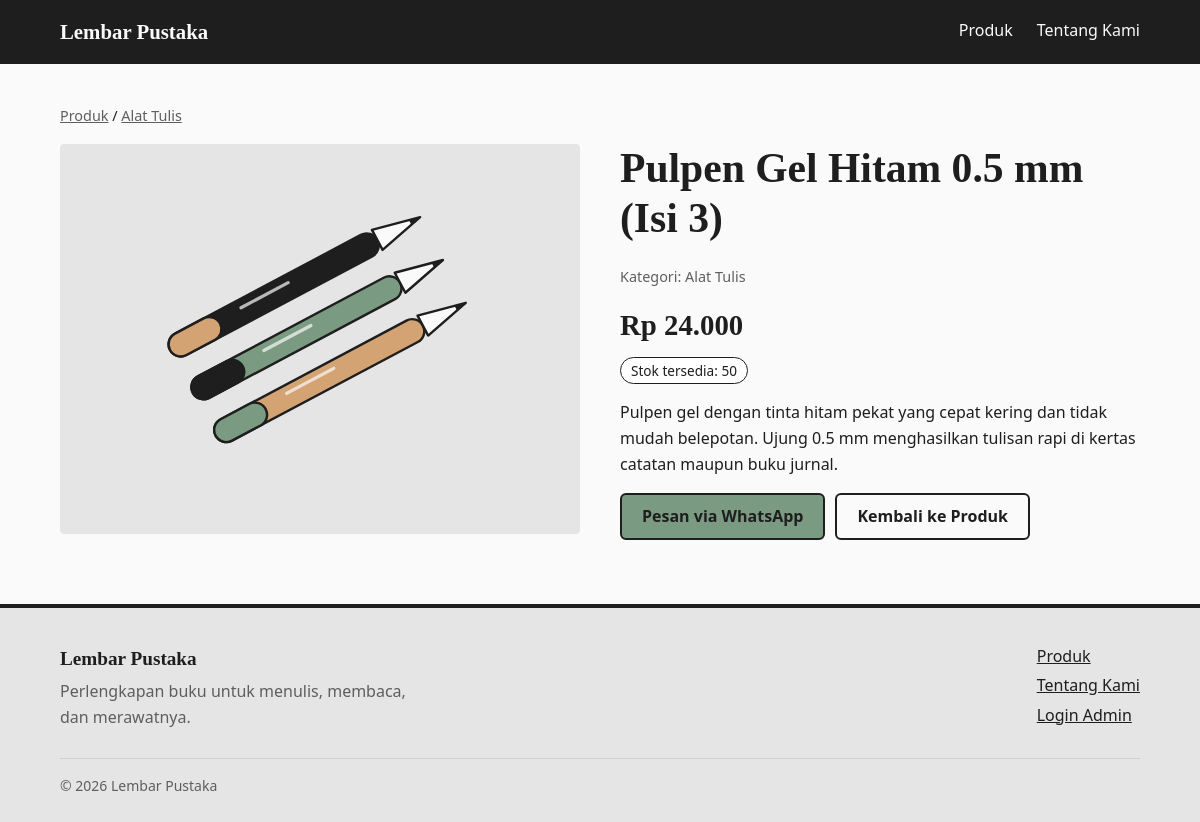
Screenshot of /detail.php?id=2 with the database file from the repository.
### tables this page shows
CREATE TABLE `produk` (
  `id` int(11) NOT NULL AUTO_INCREMENT,
  `nama` varchar(100) NOT NULL,
  `kategori` varchar(50) NOT NULL,
  `deskripsi` text NOT NULL,
  `harga` decimal(12,2) NOT NULL,
  `stok` int(11) NOT NULL DEFAULT '0',
  `gambar` varchar(255) DEFAULT NULL,
  `created_at` timestamp NOT NULL DEFAULT CURRENT_TIMESTAMP,
  PRIMARY KEY (`id`),
  KEY `kategori` (`kategori`)
);

### config/database.php (called while the page is built, shortened)
<?php
function e($teks)
{
    return htmlspecialchars((string)$teks, ENT_QUOTES, 'UTF-8');
}
function rupiah($angka)
{
    return 'Rp ' . number_format((float)$angka, 0, ',', '.');
}

### detail.php (the view, shortened to what this page needs)
<?php
require_once "config/database.php";
$id = isset($_GET['id'])
    ? (int)$_GET['id']
    : 0;
$stmt = mysqli_prepare(
    $conn,
    "SELECT * FROM produk
     WHERE id = ?"
);
mysqli_stmt_bind_param($stmt, "i", $id);
mysqli_stmt_execute($stmt);
$produk = mysqli_fetch_assoc(
    mysqli_stmt_get_result($stmt)
);
$stok = (int)$produk['stok'];
$pesan_wa = "Halo " . NAMA_TOKO . ", saya ingin memesan: "
    . $produk['nama'] . " (" . rupiah($produk['harga']) . ").";
$link_wa = "https://wa.me/" . WA_TOKO . "?text=" . rawurlencode($pesan_wa);
include "includes/header.php";
?>
<main class="container page">
    <p class="remah">
        <a href="produk.php">Produk</a>
        /
        <a href="produk.php?kategori=<?= urlencode($produk['kategori']); ?>">
            <?= e($produk['kategori']); ?>
        </a>
    </p>
    <div class="detail">
        <?php if ($produk['gambar']): ?>
            <img
                src="uploads/produk/<?= e($produk['gambar']); ?>"
                alt="<?= e($produk['nama']); ?>"
                class="product-image"
            >
        <?php else: ?>
            <div class="gambar-kosong">Tanpa gambar</div>
        <?php endif; ?>
        <div>
            <h1><?= e($produk['nama']); ?></h1>
            <p class="teks-kecil">
                Kategori: <?= e($produk['kategori']); ?>
            </p>
            <div class="harga-besar">
                <?= rupiah($produk['harga']); ?>
            </div>
            <p>
                <?php if ($stok === 0): ?>
                    <span class="badge badge-habis">Stok habis</span>
                <?php elseif ($stok <= 5): ?>
                    <span class="badge badge-menipis">
                        Sisa <?= $stok; ?>
                    </span>
                <?php else: ?>
                    <span class="badge">Stok tersedia: <?= $stok; ?></span>
                <?php endif; ?>
            </p>
            <p class="prosa">
                <?= nl2br(e($produk['deskripsi'])); ?>
            </p>
            <div class="form-aksi">
                <?php if ($stok > 0): ?>
                    <a
                        href="<?= e($link_wa); ?>"
                        class="btn"
                        target="_blank"
                        rel="noopener"
                    >
                        Pesan via WhatsApp
                    </a>
                <?php endif; ?>
                <a href="produk.php" class="btn btn-outline">
                    Kembali ke Produk
                </a>
            </div>
        </div>
    </div>
</main>
<?php include "includes/footer.php"; ?>

### assets/style.css (style rules this page uses)
:root { --bg: #FAFAFA; --ink: #1E1E1E; --sage: #7A9A82; --mustard: #D4A373; --line: #E5E5E5; --muted: #5E5E5E; --surface: #FFFFFF; --danger: #A63D2F; --font-judul: Georgia, "Times New Roman", serif; --font-isi: "Segoe UI", system-ui, -apple-system, Helvetica, Arial, sans-serif; }
* { box-sizing: border-box; }
html { -webkit-text-size-adjust: 100%; }
body { margin: 0; min-height: 100vh; display: flex; flex-direction: column; font-family: var(--font-isi); font-size: 16px; line-height: 1.6; background: var(--bg); color: var(--ink); }
h1, h2, h3 { font-family: var(--font-judul); font-weight: 700; line-height: 1.2; margin: 0 0 .5em; }
h1 { font-size: clamp(1.8rem, 4vw, 2.6rem); }
p { margin: 0 0 1em; }
a { color: var(--ink); }
img { max-width: 100%; }
.container { width: 90%; max-width: 1100px; margin: auto; }
main, .page { padding: 40px 0 64px; }
.btn { display: inline-block; padding: 10px 20px; background: var(--sage); color: var(--ink); font: inherit; font-weight: 600; line-height: 1.4; text-decoration: none; border: 2px solid var(--ink); border-radius: 6px; cursor: pointer; transition: background-color .15s, color .15s; }
.btn-outline { background: transparent; }
.product-image { display: block; width: 100%; aspect-ratio: 4 / 3; object-fit: cover; background: var(--line); }
.detail { display: grid; grid-template-columns: 1fr 1fr; gap: 40px; align-items: start; }
.detail .product-image { border: 1px solid var(--line); border-radius: 4px; }
.detail .harga-besar { font-family: var(--font-judul); font-size: 1.8rem; font-weight: 700; margin: .3em 0; }
.badge { display: inline-block; padding: 2px 10px; border: 1px solid var(--ink); border-radius: 99px; font-size: .85rem; background: var(--surface); }
.remah { font-size: .9rem; margin-bottom: 1.2em; }
.remah a { color: var(--muted); }
.form-aksi { display: flex; flex-wrap: wrap; gap: 10px; }
.teks-kecil { font-size: .9rem; color: var(--muted); }
.prosa { max-width: 62ch; }

### rows the page displays
produk: kategori "Alat Tulis", gambar (picture), nama "Pulpen Gel Hitam 0.5 mm (Isi 3)", harga "Rp 24.000", stok "50", deskripsi "Pulpen gel dengan tinta hitam pekat yang cepat kering dan tidak mudah belepotan. Ujung 0.5 mm menghasilkan tulisan rapi di kertas catatan maupun buku jurnal."

### other values shown
NAMA_TOKO "Lembar Pustaka"
$label "Produk Tentang Kami"
